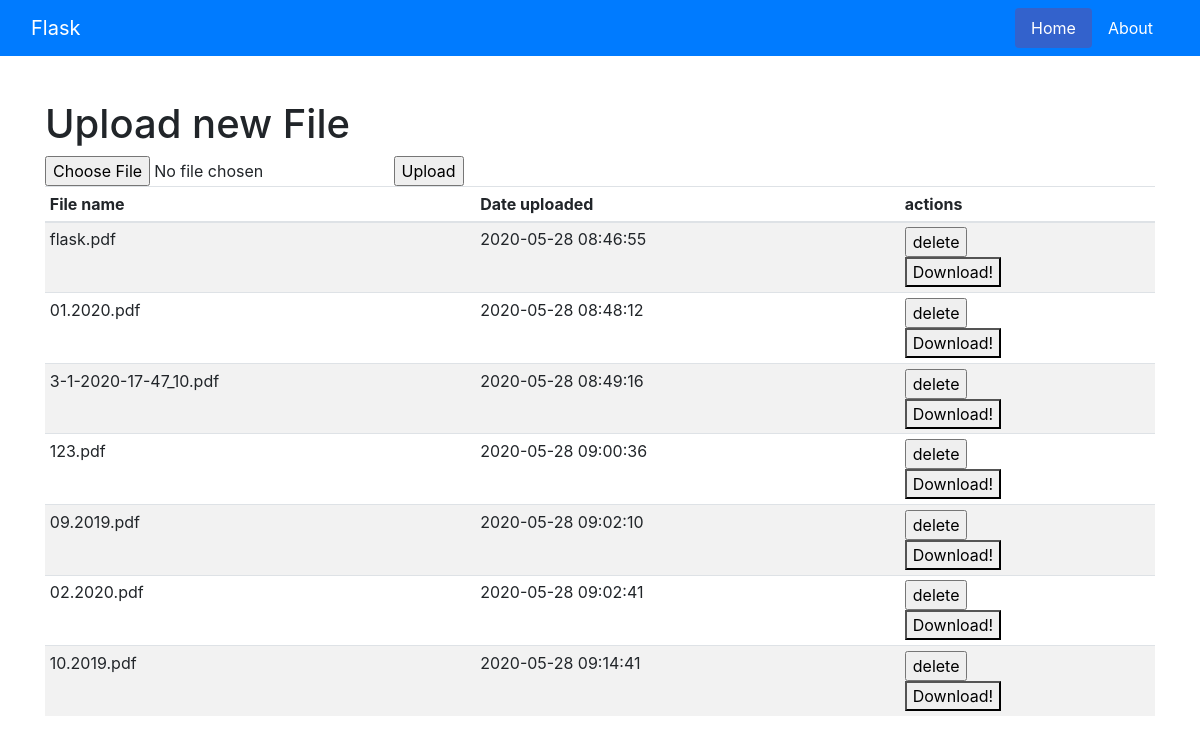
The page / on the database its author committed.
### tables this page shows
CREATE TABLE FilesTbl (file_id INTEGER PRIMARY KEY,name TEXT,data BLOP,date TEXT);

### main.py (the view)
@app.route('/')
def index():
    files=get_all_documents()
    return render_template('home.html', files=files)

### main.py (called while the page is built)
def get_all_documents():
    conn=sqlite3.connect("Files.db")
    conn.row_factory=sqlite3.Row
    cursor = conn.cursor()
    cursor.execute("""SELECT * FROM FilesTbl""")
    files = []
    data = cursor.fetchall()
    for row_data in data:
        files.append(file_init(row_data))
    conn.commit()
    cursor.close()
    conn.close()
    return files

def file_init(row_data):
    file = Files()
    file.file_id = row_data["file_id"]
    file.data = BytesIO(row_data["data"])
    file.name = row_data["name"]
    file.date = row_data["date"]
    return  file

### templates/home.html (shortened to what this page needs)
{% extends 'base.html' %}
{% block main %}
<div>
  <h1>Upload new File</h1>
  <form action="upload" method="post" enctype="multipart/form-data">
    <div>
      <input type="file" name="file">
      <input type="submit" value="Upload">
    </div>
  </form>
</div>
<div class="list-files">
  <table class="table table-striped table-sm">
    <thead>
      <tr>
        <th>File name</th>
        <th>Date uploaded</th>
        <th>actions</th>
      </tr>
    </thead>
    <tbody>
      {% if files %}
        {% for item in files %}
          <tr>
            <td>{{item.name}}</td>
            <td>{{item.date}}</td>
            <td>
                    <form name="fname" action="/removeDocument" method="POST">
                        <input  type="submit" value="delete" >
                    </form>
                    <a href="/getdocument/{{ item.id }}" download=""><button >Download!</button></a>
            </td>
          </tr>
        {% endfor %}
      {% endif %}
    </tbody>
  </table>
</div>
{% endblock %}

### templates/base.html (shortened to what this page needs)
<!DOCTYPE html>
<html lang="en">
<head>
    <link rel="stylesheet" href="{{ url_for('static', filename='bootstrap.min.css') }}">
</head>
<body>
<div class="container">
    <nav class="navbar navbar-dark bg-primary fixed-top">
        <div class="container-fluid">
            <div class="navbar-header">
                <a class="navbar-brand" href="#">Flask</a>
            </div>
            <ul class="nav nav-pills justify-content-end white">
                <li class="nav-item">
                    <a class="nav-link text-white active" href="/">Home</a>
                </li>
                <li class="nav-item">
                    <a class="nav-link text-white" href="{{ url_for('about_index') }}">About</a>
                </li>
            </ul>
        </div>
    </nav>
    <div class="main-body">
        {% block main %}{% endblock %}
    </div>
</div>
</body>
</html>

### templates/base.html (style rules this page uses)
.nav-pills .nav-link.active { background-color: rgba(255, 0, 0, 0.2); color: white; }
.main-body { margin-top: 100px; }

### rows shown on the page
FilesTbl: name "flask.pdf", date "2020-05-28 08:46:55"
FilesTbl: name "01.2020.pdf", date "2020-05-28 08:48:12"
FilesTbl: name "3-1-2020-17-47_10.pdf", date "2020-05-28 08:49:16"
FilesTbl: name "123.pdf", date "2020-05-28 09:00:36"
FilesTbl: name "09.2019.pdf", date "2020-05-28 09:02:10"
FilesTbl: name "02.2020.pdf", date "2020-05-28 09:02:41"
FilesTbl: name "10.2019.pdf", date "2020-05-28 09:14:41"
